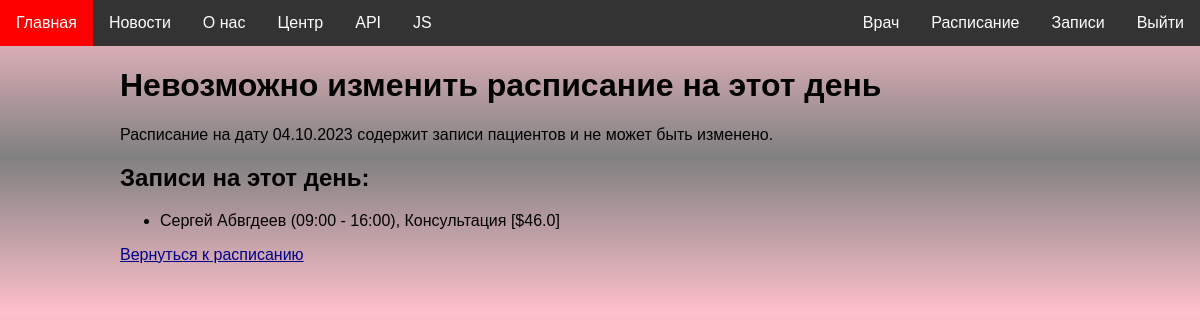
Before: /doctors/schedule/update/7/ (signed in) with the older database file.
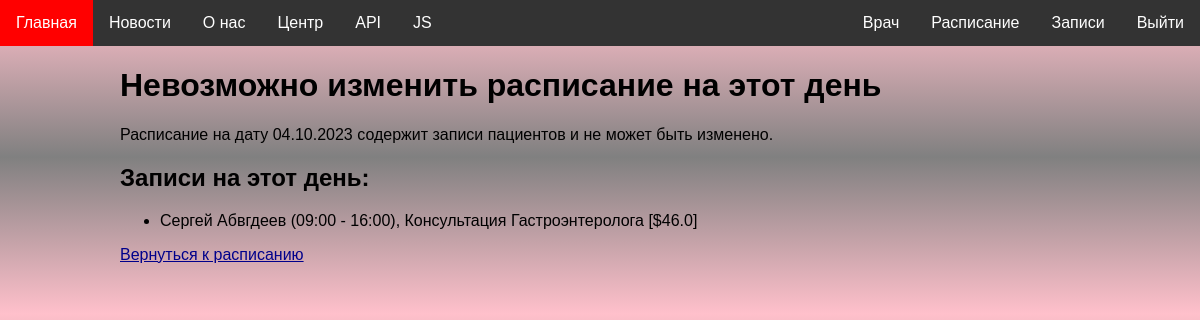
After: the same page with the newer database file.
### orders/models.py (models this page shows, shortened)
class Order(models.Model):
    patient = models.ForeignKey(PatientProfile, on_delete=models.CASCADE)
    service = models.ForeignKey(Service, on_delete=models.CASCADE)
    doctor_schedule = models.ForeignKey(DoctorSchedule, on_delete=models.CASCADE)
    promo_code = models.ForeignKey(PromoCode, on_delete=models.SET_NULL, null=True, blank=True)
    status = models.CharField(
        max_length=50,
        choices=[
            ('pending', 'Ожидает выполнения'),
            ('completed', 'Выполнен'),
            ('cancelled', 'Отменен'),
        ],
        default='pending'
    )

### services/models.py (models this page shows, shortened)
class Service(models.Model):
    name = models.CharField(max_length=100)
    subcategory = models.ForeignKey(SubCategory, on_delete=models.CASCADE)
    price = models.FloatField(validators=[MinValueValidator(0.0), MaxValueValidator(999999999)])

### patients/models.py (models this page shows, shortened)
class PatientProfile(models.Model):
    user = models.OneToOneField(User, on_delete=models.CASCADE)
    date_of_birth = models.DateField(validators=[validate_age])
    address = models.CharField(max_length=100)
    phone_number = models.CharField(
        max_length=17,
        validators=[
            RegexValidator(
                regex=r"\+375-\d{2}-\d{3}-\d{2}-\d{2}",
                message='Некорректный номер телефона',
            ),
        ],
        help_text="Формат: +375-XX-XXX-XX-XX"
    )

### doctors/models.py (models this page shows, shortened)
class DoctorSchedule(models.Model):
    doctor = models.ForeignKey(DoctorProfile, on_delete=models.CASCADE)
    date = models.DateField(default=date.today() + timedelta(days=1))
    start_time = models.TimeField(default='09:00')
    end_time = models.TimeField(default='17:00')
    created_at = models.DateTimeField(auto_now_add=True)
    updated_at = models.DateTimeField(auto_now=True)
    class Meta:
        unique_together = ('doctor', 'date')

### doctors/views.py (the view, shortened to what this page needs)
# urls.py: re_path(r'^schedule/update/(?P<pk>\d+)/$', update_schedule, name='update_schedule'),
@permission_required('doctors.change_doctorschedule')
def update_schedule(request, pk):
    schedule = DoctorSchedule.objects.get(pk=pk)
    orders_on_schedule = Order.objects.filter(doctor_schedule=schedule)
    if orders_on_schedule.exists():
        logger.info('Found patients for schedule')
        return render(request, 'doctors/cannot_modify_schedule.html',
                      {'schedule': schedule, 'orders': orders_on_schedule})

### website/templatetags/custom_tags.py (called while the page is built)
@register.simple_tag
def current_times():
    return {
        'local_time': datetime.now().strftime("%Y-%m-%d %H:%M:%S"),
        'utc_time':  datetime.now(timezone.utc).strftime("%Y-%m-%d %H:%M:%S"),
        'time_zone': timezone.get_current_timezone()
    }

@register.simple_tag
def date_range(num):
    today = datetime.now()
    date_list = [today + timedelta(days=i) for i in range(num)]
    return date_list

### doctors/templates/doctors/cannot_modify_schedule.html (shortened to what this page needs)
{% extends 'website/base.html' %}
{% block content %}
    <h1>Невозможно изменить расписание на этот день</h1>
    <p>Расписание на дату {{ schedule.date|date:"d.m.Y" }} содержит записи пациентов и не может быть изменено.</p>
    <h2>Записи на этот день:</h2>
    <ul>
        {% for order in orders %}
            <li>{{ order.patient.user.get_full_name }}
                ({{ order.doctor_schedule.start_time|date:"H:i" }} - {{ order.doctor_schedule.end_time|date:"H:i" }}),
                {{ order.service.name }} [${{ order.service.price }}]</li>
        {% endfor %}
    </ul>
    <a href="{% url 'doctor_schedule' %}">Вернуться к расписанию</a>
{% endblock %}

Changed rows visible on the page:
changed through a linked row, Order "Сергей Абвгдеев": service.name "Консультация" → "Консультация Гастроэнтеролога"
